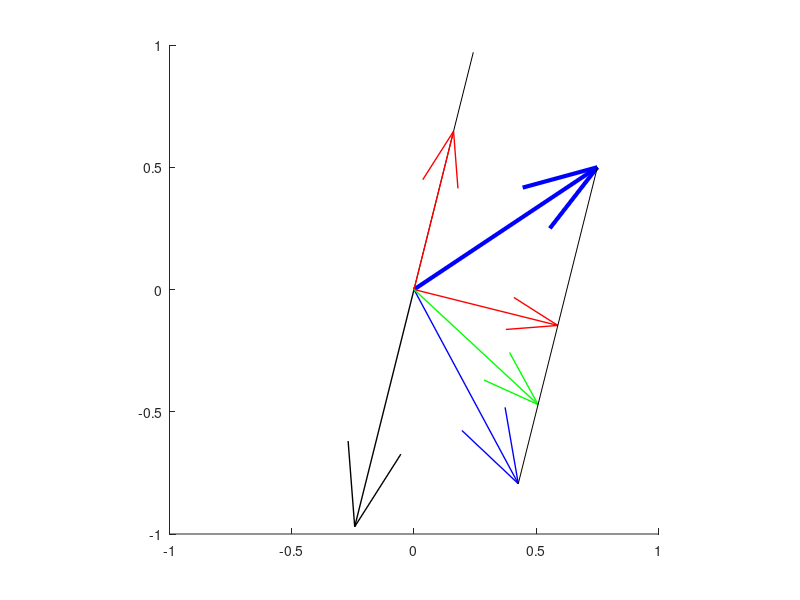
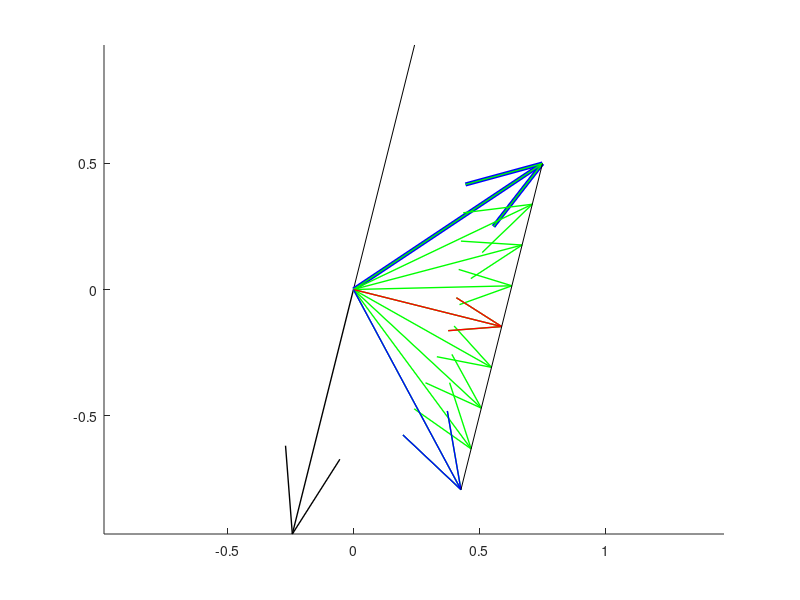

Source code (MATLAB) for these figures, in order:
% Given a vector, compare the projection onto the normal of another
% vector vs. the reflection.  Note that the projection is 1/2 the
% reflection.
%
% Kurt Motekew
% 2019/02/26
%


close all;
clear;

  % Vector to base projection and refelction off of
v = [-.5 -2]';
v = v/norm(v);

  % Vector to project and reflect
x = 0.25*[3 2]';

  % Projection and reflection
P = v*v'/(v'*v);
Pn = eye(2) - v*v'/(v'*v);
F = eye(2) - 2*v*v'/(v'*v);
Po = eye(2) - 1.5*v*v'/(v'*v);

xp = P*x;
xpn = Pn*x;
xf = F*x;
xo = Po*x;

figure; hold on;
  % Reference axis
quiver(0, 0, v(1), v(2), 'color', [0 0 0], 'linewidth', 1,...
       'AutoScale','off');
plot([0 -v(1)], [0 -v(2)], '-k')
  % Original vector
quiver(0, 0, x(1), x(2), 'color', [0 0 1], 'linewidth', 3,...
       'AutoScale','off');
  % Projection
quiver(0, 0, xp(1), xp(2), 'color', [1 0 0], 'linewidth', 1,...
       'AutoScale','off');
  % Projection onto normal
quiver(0, 0, xpn(1), xpn(2), 'color', [1 0 0], 'linewidth', 1,...
       'AutoScale','off');
  % Reflection
quiver(0, 0, xf(1), xf(2), 'color', [0 0 1], 'linewidth', 1,...
       'AutoScale','off');
  % Oblique projection
quiver(0, 0, xo(1), xo(2), 'color', [0 1 0], 'linewidth', 1,...
       'AutoScale','off');

  % Line from vector to reflection touches tip of projection onto
  % normal and oblique projection
plot([x(1) xf(1)], [x(2) xf(2)], '-k')

xlim([-1 1]);
ylim([-1 1]);
axis equal;

figure; hold on;
  % Reference axis
quiver(0, 0, v(1), v(2), 'color', [0 0 0], 'linewidth', 1,...
       'AutoScale','off');
plot([0 -v(1)], [0 -v(2)], '-k')
  % Original vector
quiver(0, 0, x(1), x(2), 'color', [0 0 1], 'linewidth', 3,...
       'AutoScale','off');
  % Oblique projections
for sf = 0:.25:2
  Po = eye(2) - sf*v*v'/(v'*v);
  xo = Po*x;
  quiver(0, 0, xo(1), xo(2), 'color', [0 1 0], 'linewidth', 1,...
         'AutoScale','off');
end
  % Projection onto normal
quiver(0, 0, xpn(1), xpn(2), 'color', [1 0 0], 'linewidth', 1,...
       'AutoScale','off');
  % Reflection
quiver(0, 0, xf(1), xf(2), 'color', [0 0 1], 'linewidth', 1,...
       'AutoScale','off');

  % Line from vector to reflection touches tip of projection onto
  % normal and oblique projection
plot([x(1) xf(1)], [x(2) xf(2)], '-k')

axis equal;
